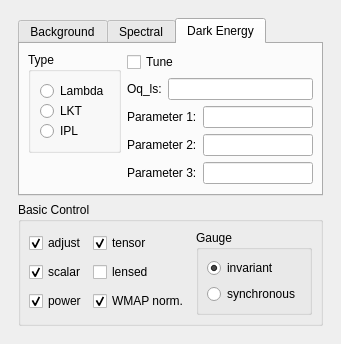
<ui version="4.0" >
 <class>ParameterDockForm</class>
 <widget class="QWidget" name="ParameterDockForm" >
  <property name="geometry" >
   <rect>
    <x>0</x>
    <y>0</y>
    <width>323</width>
    <height>338</height>
   </rect>
  </property>
  <property name="windowTitle" >
   <string/>
  </property>
  <layout class="QVBoxLayout" >
   <property name="spacing" >
    <number>6</number>
   </property>
   <property name="margin" >
    <number>9</number>
   </property>
   <item>
    <widget class="QWidget" native="1" name="layoutWidget" >
     <layout class="QVBoxLayout" name="verticalLayout" >
      <item>
       <widget class="QTabWidget" name="ParameterTab" >
        <property name="sizePolicy" >
         <sizepolicy vsizetype="Preferred" hsizetype="Preferred" >
          <horstretch>0</horstretch>
          <verstretch>0</verstretch>
         </sizepolicy>
        </property>
        <property name="currentIndex" >
         <number>2</number>
        </property>
        <widget class="QWidget" name="tab" >
         <property name="geometry" >
          <rect>
           <x>0</x>
           <y>0</y>
           <width>283</width>
           <height>189</height>
          </rect>
         </property>
         <attribute name="title" >
          <string>Background</string>
         </attribute>
         <layout class="QVBoxLayout" >
          <property name="spacing" >
           <number>6</number>
          </property>
          <property name="margin" >
           <number>8</number>
          </property>
          <item>
           <layout class="QGridLayout" >
            <property name="margin" >
             <number>0</number>
            </property>
            <property name="spacing" >
             <number>6</number>
            </property>
            <item row="0" column="3" >
             <widget class="QLineEdit" name="ob" >
              <property name="sizePolicy" >
               <sizepolicy vsizetype="Fixed" hsizetype="Preferred" >
                <horstretch>0</horstretch>
                <verstretch>0</verstretch>
               </sizepolicy>
              </property>
              <property name="minimumSize" >
               <size>
                <width>0</width>
                <height>0</height>
               </size>
              </property>
             </widget>
            </item>
            <item row="3" column="1" >
             <widget class="QLineEdit" name="nnu" />
            </item>
            <item row="1" column="3" >
             <widget class="QLineEdit" name="ocdm" >
              <property name="sizePolicy" >
               <sizepolicy vsizetype="Fixed" hsizetype="Preferred" >
                <horstretch>0</horstretch>
                <verstretch>0</verstretch>
               </sizepolicy>
              </property>
             </widget>
            </item>
            <item row="0" column="1" >
             <widget class="QLineEdit" name="obh2" >
              <property name="sizePolicy" >
               <sizepolicy vsizetype="Fixed" hsizetype="Preferred" >
                <horstretch>0</horstretch>
                <verstretch>0</verstretch>
               </sizepolicy>
              </property>
              <property name="minimumSize" >
               <size>
                <width>0</width>
                <height>0</height>
               </size>
              </property>
              <property name="toolTip" >
               <string>Omega baryon times h^2</string>
              </property>
             </widget>
            </item>
            <item row="2" column="1" >
             <widget class="QLineEdit" name="hubble" />
            </item>
            <item row="3" column="2" >
             <widget class="QLabel" name="OnuLabel" >
              <property name="text" >
               <string/>
              </property>
              <property name="pixmap" >
               <pixmap/>
              </property>
             </widget>
            </item>
            <item row="3" column="0" >
             <widget class="QLabel" name="TextLabel1_2" >
              <property name="text" >
               <string>N_nu</string>
              </property>
             </widget>
            </item>
            <item row="0" column="2" >
             <widget class="QLabel" name="ObLabel" >
              <property name="text" >
               <string/>
              </property>
              <property name="textFormat" >
               <enum>Qt::AutoText</enum>
              </property>
              <property name="pixmap" >
               <pixmap/>
              </property>
             </widget>
            </item>
            <item row="1" column="0" >
             <widget class="QLabel" name="Omh2Label" >
              <property name="text" >
               <string>O_mh2</string>
              </property>
             </widget>
            </item>
            <item row="2" column="2" >
             <widget class="QLabel" name="OlambdaLabel" >
              <property name="text" >
               <string/>
              </property>
              <property name="pixmap" >
               <pixmap/>
              </property>
             </widget>
            </item>
            <item row="3" column="3" >
             <widget class="QLineEdit" name="onu" />
            </item>
            <item row="1" column="1" >
             <widget class="QLineEdit" name="ocdmh2" >
              <property name="sizePolicy" >
               <sizepolicy vsizetype="Fixed" hsizetype="Preferred" >
                <horstretch>0</horstretch>
                <verstretch>0</verstretch>
               </sizepolicy>
              </property>
              <property name="toolTip" >
               <string>Omega cdm times h^2</string>
              </property>
             </widget>
            </item>
            <item row="2" column="3" >
             <widget class="QLineEdit" name="olambda" >
              <property name="sizePolicy" >
               <sizepolicy vsizetype="Fixed" hsizetype="Preferred" >
                <horstretch>0</horstretch>
                <verstretch>0</verstretch>
               </sizepolicy>
              </property>
              <property name="toolTip" >
               <string>Dark energy Omega [more]</string>
              </property>
              <property name="whatsThis" >
               <string>The amount of dark energy today is given by this value. The &lt;em>type&lt;/em> of dark energy is specified in the dark energy page of this tab widget.</string>
              </property>
             </widget>
            </item>
            <item row="1" column="2" >
             <widget class="QLabel" name="OmLabel" >
              <property name="text" >
               <string/>
              </property>
              <property name="pixmap" >
               <pixmap/>
              </property>
             </widget>
            </item>
            <item row="0" column="0" >
             <widget class="QLabel" name="Obh2Label" >
              <property name="whatsThis" >
               <string/>
              </property>
              <property name="text" >
               <string/>
              </property>
              <property name="textFormat" >
               <enum>Qt::RichText</enum>
              </property>
              <property name="pixmap" >
               <pixmap/>
              </property>
             </widget>
            </item>
            <item row="2" column="0" >
             <widget class="QLabel" name="TextLabel3" >
              <property name="text" >
               <string>h</string>
              </property>
             </widget>
            </item>
           </layout>
          </item>
          <item>
           <spacer>
            <property name="orientation" >
             <enum>Qt::Vertical</enum>
            </property>
            <property name="sizeType" >
             <enum>QSizePolicy::Preferred</enum>
            </property>
            <property name="sizeHint" stdset="0" >
             <size>
              <width>20</width>
              <height>31</height>
             </size>
            </property>
           </spacer>
          </item>
         </layout>
        </widget>
        <widget class="QWidget" name="tab_2" >
         <property name="geometry" >
          <rect>
           <x>0</x>
           <y>0</y>
           <width>283</width>
           <height>189</height>
          </rect>
         </property>
         <attribute name="title" >
          <string>Spectral</string>
         </attribute>
         <layout class="QGridLayout" >
          <property name="margin" >
           <number>8</number>
          </property>
          <property name="spacing" >
           <number>6</number>
          </property>
          <item row="2" column="0" >
           <spacer>
            <property name="orientation" >
             <enum>Qt::Vertical</enum>
            </property>
            <property name="sizeType" >
             <enum>QSizePolicy::Expanding</enum>
            </property>
            <property name="sizeHint" stdset="0" >
             <size>
              <width>20</width>
              <height>21</height>
             </size>
            </property>
           </spacer>
          </item>
          <item row="1" column="0" >
           <layout class="QHBoxLayout" >
            <property name="spacing" >
             <number>6</number>
            </property>
            <property name="margin" >
             <number>0</number>
            </property>
            <item>
             <widget class="QCheckBox" name="stgiven" >
              <property name="enabled" >
               <bool>true</bool>
              </property>
              <property name="toolTip" >
               <string>Tensor / Scalar Quadrupole automatic [more]</string>
              </property>
              <property name="whatsThis" >
               <string>Fix the tensor to scalar quadrupole to be 7*(1-n_s).</string>
              </property>
              <property name="text" >
               <string>T/S fixed</string>
              </property>
              <property name="checked" >
               <bool>true</bool>
              </property>
             </widget>
            </item>
            <item>
             <spacer>
              <property name="orientation" >
               <enum>Qt::Horizontal</enum>
              </property>
              <property name="sizeType" >
               <enum>QSizePolicy::Expanding</enum>
              </property>
              <property name="sizeHint" stdset="0" >
               <size>
                <width>21</width>
                <height>20</height>
               </size>
              </property>
             </spacer>
            </item>
            <item>
             <widget class="QLabel" name="tslabel" >
              <property name="enabled" >
               <bool>true</bool>
              </property>
              <property name="toolTip" >
               <string/>
              </property>
              <property name="text" >
               <string>T/S</string>
              </property>
             </widget>
            </item>
            <item>
             <widget class="QLineEdit" name="stRatio" >
              <property name="enabled" >
               <bool>false</bool>
              </property>
              <property name="toolTip" >
               <string>Explicit value for Tensor / Scalar ratio</string>
              </property>
             </widget>
            </item>
           </layout>
          </item>
          <item row="0" column="0" >
           <layout class="QGridLayout" >
            <property name="margin" >
             <number>0</number>
            </property>
            <property name="spacing" >
             <number>6</number>
            </property>
            <item row="1" column="1" >
             <widget class="QLineEdit" name="spectralTensor" >
              <property name="sizePolicy" >
               <sizepolicy vsizetype="Fixed" hsizetype="Minimum" >
                <horstretch>0</horstretch>
                <verstretch>0</verstretch>
               </sizepolicy>
              </property>
              <property name="minimumSize" >
               <size>
                <width>10</width>
                <height>20</height>
               </size>
              </property>
              <property name="toolTip" >
               <string>Tensor spectral index [more]</string>
              </property>
              <property name="whatsThis" >
               <string>Power of the initial tensor fluctuations. </string>
              </property>
             </widget>
            </item>
            <item row="2" column="0" >
             <widget class="QLabel" name="TextLabel2_2" >
              <property name="toolTip" >
               <string/>
              </property>
              <property name="whatsThis" >
               <string/>
              </property>
              <property name="text" >
               <string>tau:</string>
              </property>
             </widget>
            </item>
            <item row="1" column="0" >
             <widget class="QLabel" name="ntlabel" >
              <property name="text" >
               <string>n_t</string>
              </property>
             </widget>
            </item>
            <item row="0" column="0" >
             <widget class="QLabel" name="TextLabel1" >
              <property name="text" >
               <string>n_s</string>
              </property>
             </widget>
            </item>
            <item row="0" column="1" >
             <widget class="QLineEdit" name="spectral" >
              <property name="sizePolicy" >
               <sizepolicy vsizetype="Fixed" hsizetype="Minimum" >
                <horstretch>0</horstretch>
                <verstretch>0</verstretch>
               </sizepolicy>
              </property>
              <property name="minimumSize" >
               <size>
                <width>10</width>
                <height>20</height>
               </size>
              </property>
              <property name="toolTip" >
               <string>Scalar spectral index [more]</string>
              </property>
              <property name="whatsThis" >
               <string>Power of the initial scalar fluctuation spectrum. For scale invariant initial fluctuations, this is 1.</string>
              </property>
             </widget>
            </item>
            <item row="2" column="1" >
             <widget class="QLineEdit" name="reionize" >
              <property name="sizePolicy" >
               <sizepolicy vsizetype="Fixed" hsizetype="Minimum" >
                <horstretch>0</horstretch>
                <verstretch>0</verstretch>
               </sizepolicy>
              </property>
              <property name="minimumSize" >
               <size>
                <width>10</width>
                <height>20</height>
               </size>
              </property>
              <property name="toolTip" >
               <string>Optical distance to last scattering surface [more]</string>
              </property>
              <property name="whatsThis" >
               <string>The optdlss variable of CMBFAST</string>
              </property>
             </widget>
            </item>
           </layout>
          </item>
         </layout>
        </widget>
        <widget class="QWidget" name="tab_3" >
         <property name="geometry" >
          <rect>
           <x>0</x>
           <y>0</y>
           <width>283</width>
           <height>152</height>
          </rect>
         </property>
         <attribute name="title" >
          <string>Dark Energy</string>
         </attribute>
         <layout class="QHBoxLayout" >
          <property name="spacing" >
           <number>6</number>
          </property>
          <property name="margin" >
           <number>8</number>
          </property>
          <item>
           <layout class="QVBoxLayout" >
            <property name="spacing" >
             <number>6</number>
            </property>
            <property name="margin" >
             <number>0</number>
            </property>
            <item>
             <widget class="QGroupBox" name="QuintType" >
              <property name="title" >
               <string>Type</string>
              </property>
              <layout class="QVBoxLayout" >
               <property name="spacing" >
                <number>0</number>
               </property>
               <property name="margin" >
                <number>9</number>
               </property>
               <item>
                <widget class="QRadioButton" name="LambdaType" >
                 <property name="text" >
                  <string>Lambda</string>
                 </property>
                </widget>
               </item>
               <item>
                <widget class="QRadioButton" name="LKTType" >
                 <property name="toolTip" >
                  <string>Leaping kinetic term quintessence [more]</string>
                 </property>
                 <property name="whatsThis" >
                  <string>Versatile quintessence model. The kinetic term of the quintessence field makes a transition from k_min to 1. This increase is governed by the parameter alpha. The higher the value of alpha, the steeper the increase (try, for instance alpha =3 , instead of alpha=1). With this, you can effectivly controle the equation of state today. In addtion, this model can generically feature quintessence at last scattering, so feel free to tune and specify Omega at last scattering at some percent.</string>
                 </property>
                 <property name="text" >
                  <string>LKT</string>
                 </property>
                </widget>
               </item>
               <item>
                <widget class="QRadioButton" name="IPLType" >
                 <property name="text" >
                  <string>IPL</string>
                 </property>
                </widget>
               </item>
              </layout>
             </widget>
            </item>
            <item>
             <spacer>
              <property name="orientation" >
               <enum>Qt::Vertical</enum>
              </property>
              <property name="sizeType" >
               <enum>QSizePolicy::Expanding</enum>
              </property>
              <property name="sizeHint" stdset="0" >
               <size>
                <width>16</width>
                <height>88</height>
               </size>
              </property>
             </spacer>
            </item>
           </layout>
          </item>
          <item>
           <layout class="QVBoxLayout" >
            <property name="spacing" >
             <number>6</number>
            </property>
            <property name="margin" >
             <number>0</number>
            </property>
            <item>
             <widget class="QCheckBox" name="TuneQuint" >
              <property name="toolTip" >
               <string>Ask quintessence to adjust parameters [more]</string>
              </property>
              <property name="whatsThis" >
               <string>If checked, force quintessence to deduce all
parameters it  can  from your choice of
dark energy today, at last scattering etc.
Usually, this is better than giving the parameters explicitly.</string>
              </property>
              <property name="text" >
               <string>Tune</string>
              </property>
             </widget>
            </item>
            <item>
             <layout class="QHBoxLayout" >
              <property name="spacing" >
               <number>6</number>
              </property>
              <property name="margin" >
               <number>0</number>
              </property>
              <item>
               <widget class="QLabel" name="oqlslabel" >
                <property name="text" >
                 <string>Oq_ls:</string>
                </property>
               </widget>
              </item>
              <item>
               <widget class="QLineEdit" name="QuintLastS" />
              </item>
             </layout>
            </item>
            <item>
             <layout class="QGridLayout" >
              <property name="margin" >
               <number>0</number>
              </property>
              <property name="spacing" >
               <number>6</number>
              </property>
              <item row="2" column="0" >
               <widget class="QLabel" name="QParamText3" >
                <property name="text" >
                 <string>Parameter 3:</string>
                </property>
               </widget>
              </item>
              <item row="0" column="0" >
               <widget class="QLabel" name="QParamText1" >
                <property name="text" >
                 <string>Parameter 1:</string>
                </property>
               </widget>
              </item>
              <item row="0" column="1" >
               <widget class="QLineEdit" name="QuintParam1" />
              </item>
              <item row="2" column="1" >
               <widget class="QLineEdit" name="QuintParam3" />
              </item>
              <item row="1" column="0" >
               <widget class="QLabel" name="QParamText2" >
                <property name="text" >
                 <string>Parameter 2:</string>
                </property>
               </widget>
              </item>
              <item row="1" column="1" >
               <widget class="QLineEdit" name="QuintParam2" />
              </item>
             </layout>
            </item>
           </layout>
          </item>
         </layout>
        </widget>
       </widget>
      </item>
      <item>
       <widget class="QGroupBox" name="groupBox" >
        <property name="title" >
         <string>Basic Control</string>
        </property>
        <layout class="QHBoxLayout" >
         <property name="spacing" >
          <number>6</number>
         </property>
         <property name="margin" >
          <number>8</number>
         </property>
         <item>
          <layout class="QGridLayout" >
           <property name="margin" >
            <number>0</number>
           </property>
           <property name="spacing" >
            <number>6</number>
           </property>
           <item row="1" column="1" >
            <widget class="QCheckBox" name="Lensed" >
             <property name="toolTip" >
              <string>Calculate (linear) lensed spectrum</string>
             </property>
             <property name="text" >
              <string>lensed</string>
             </property>
            </widget>
           </item>
           <item row="1" column="0" >
            <widget class="QCheckBox" name="Scalar" >
             <property name="toolTip" >
              <string>Calculate scalar fluctuations</string>
             </property>
             <property name="text" >
              <string>scalar</string>
             </property>
             <property name="checked" >
              <bool>true</bool>
             </property>
            </widget>
           </item>
           <item row="0" column="0" >
            <widget class="QCheckBox" name="AdjustLambda" >
             <property name="toolTip" >
              <string>Adjust Energies for flat universe [more]</string>
             </property>
             <property name="whatsThis" >
              <string>cmbeasy only supports flat (i.e. Omega =1) universes. 
If checked, the energy densities of the vaccuum energy
will (for convenience) be adjustet such that in total, Omega = 1.</string>
             </property>
             <property name="text" >
              <string>adjust</string>
             </property>
             <property name="checked" >
              <bool>true</bool>
             </property>
            </widget>
           </item>
           <item row="2" column="0" >
            <widget class="QCheckBox" name="PowerBox" >
             <property name="toolTip" >
              <string>Calculate cdm spectrum [more]</string>
             </property>
             <property name="whatsThis" >
              <string>If this box is checked, the COBE normalized power spectrum is calculated.  This results in a longer computational time (approx 30 %).</string>
             </property>
             <property name="text" >
              <string>power</string>
             </property>
             <property name="checked" >
              <bool>true</bool>
             </property>
            </widget>
           </item>
           <item row="0" column="1" >
            <widget class="QCheckBox" name="Tensor" >
             <property name="toolTip" >
              <string>Calculate tensor perturbations</string>
             </property>
             <property name="text" >
              <string>tensor</string>
             </property>
             <property name="checked" >
              <bool>true</bool>
             </property>
            </widget>
           </item>
           <item row="2" column="1" >
            <widget class="QCheckBox" name="isWMAPnorm" >
             <property name="toolTip" >
              <string>Normalize to WMAP</string>
             </property>
             <property name="text" >
              <string>WMAP norm.</string>
             </property>
             <property name="checked" >
              <bool>true</bool>
             </property>
            </widget>
           </item>
          </layout>
         </item>
         <item>
          <widget class="QGroupBox" name="groupBox_2" >
           <property name="title" >
            <string>Gauge</string>
           </property>
           <layout class="QVBoxLayout" >
            <property name="spacing" >
             <number>6</number>
            </property>
            <property name="margin" >
             <number>8</number>
            </property>
            <item>
             <widget class="QRadioButton" name="InvariantGauge" >
              <property name="text" >
               <string>invariant</string>
              </property>
              <property name="checked" >
               <bool>true</bool>
              </property>
             </widget>
            </item>
            <item>
             <widget class="QRadioButton" name="SyncGauge" >
              <property name="text" >
               <string>synchronous</string>
              </property>
             </widget>
            </item>
           </layout>
          </widget>
         </item>
        </layout>
       </widget>
      </item>
     </layout>
    </widget>
   </item>
  </layout>
 </widget>
 <resources/>
 <connections/>
</ui>
